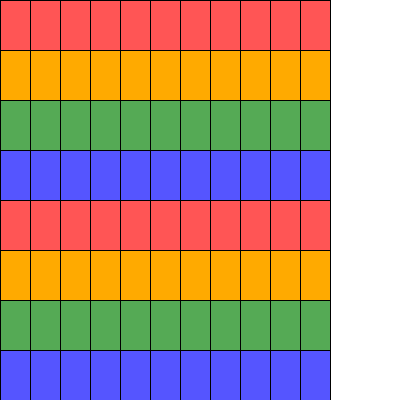
Frame 1 (no input)
Frame 60 (the mouse pressed at the canvas centre just before this capture): identical to frame 1, image omitted
Frame 120 (the mouse held since frame 60 and released just before this capture): identical to frame 1, image omitted

The Processing sketch that drew this single still picture (run headless with seeded random() and noise(); from frame 60 on, the mouse is pressed at the canvas centre):

// Processing sketch: week04_2_uno_color4
// ── week04_2_uno_color4.pde
void setup(){
  size(400,400);
}
int [][] card=new int[8][11];
color[] C={#FF5555,#FFAA00,#55AA55,#5555FF};
void draw(){
  background(255);
  for(int i=0;i<8;i++){
    for(int j=0;j<11;j++){
      fill(C[i%4]);
      rect(j*30,i*50,30,50);
    }
  }
}
